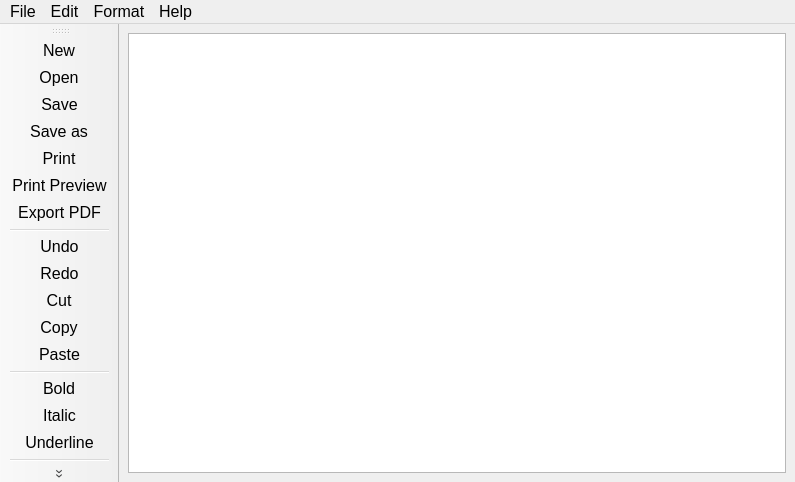
<?xml version="1.0" encoding="UTF-8"?>
<ui version="4.0">
 <class>MainWindow</class>
 <widget class="QMainWindow" name="MainWindow">
  <property name="geometry">
   <rect>
    <x>0</x>
    <y>0</y>
    <width>795</width>
    <height>482</height>
   </rect>
  </property>
  <property name="font">
   <font>
    <pointsize>12</pointsize>
   </font>
  </property>
  <property name="windowTitle">
   <string>Notepad</string>
  </property>
  <property name="windowIcon">
   <iconset resource="res.qrc">
    <normaloff>:/images/icon.jpg</normaloff>:/images/icon.jpg</iconset>
  </property>
  <widget class="QWidget" name="centralwidget">
   <layout class="QHBoxLayout" name="horizontalLayout">
    <item>
     <widget class="QTextEdit" name="textEdit"/>
    </item>
   </layout>
  </widget>
  <widget class="QMenuBar" name="menubar">
   <property name="geometry">
    <rect>
     <x>0</x>
     <y>0</y>
     <width>795</width>
     <height>32</height>
    </rect>
   </property>
   <widget class="QMenu" name="menuFile">
    <property name="font">
     <font>
      <pointsize>12</pointsize>
     </font>
    </property>
    <property name="title">
     <string>File</string>
    </property>
    <addaction name="actionNew"/>
    <addaction name="actionOpen"/>
    <addaction name="actionSave"/>
    <addaction name="actionSave_as"/>
    <addaction name="separator"/>
    <addaction name="actionPrint"/>
    <addaction name="actionPrint_Preview"/>
    <addaction name="actionExport_pdf"/>
    <addaction name="separator"/>
    <addaction name="actionExit"/>
   </widget>
   <widget class="QMenu" name="menuEdit">
    <property name="font">
     <font>
      <pointsize>12</pointsize>
     </font>
    </property>
    <property name="title">
     <string>Edit</string>
    </property>
    <addaction name="actionUndo"/>
    <addaction name="actionRedo"/>
    <addaction name="separator"/>
    <addaction name="actionCut"/>
    <addaction name="actionCopy"/>
    <addaction name="actionPaste"/>
   </widget>
   <widget class="QMenu" name="menuFormat">
    <property name="font">
     <font>
      <pointsize>12</pointsize>
     </font>
    </property>
    <property name="title">
     <string>Format</string>
    </property>
    <addaction name="actionBold"/>
    <addaction name="actionItalic"/>
    <addaction name="actionUnderline"/>
    <addaction name="separator"/>
    <addaction name="actionLeft"/>
    <addaction name="actionRight"/>
    <addaction name="actionCenter"/>
    <addaction name="actionJustify"/>
    <addaction name="separator"/>
    <addaction name="actionFont"/>
    <addaction name="actionColor"/>
   </widget>
   <widget class="QMenu" name="menuHelp">
    <property name="title">
     <string>Help</string>
    </property>
    <addaction name="actionAbout"/>
   </widget>
   <addaction name="menuFile"/>
   <addaction name="menuEdit"/>
   <addaction name="menuFormat"/>
   <addaction name="menuHelp"/>
  </widget>
  <widget class="QToolBar" name="toolBar">
   <property name="windowTitle">
    <string>toolBar</string>
   </property>
   <attribute name="toolBarArea">
    <enum>LeftToolBarArea</enum>
   </attribute>
   <attribute name="toolBarBreak">
    <bool>false</bool>
   </attribute>
   <addaction name="actionNew"/>
   <addaction name="actionOpen"/>
   <addaction name="actionSave"/>
   <addaction name="actionSave_as"/>
   <addaction name="actionPrint"/>
   <addaction name="actionPrint_Preview"/>
   <addaction name="actionExport_pdf"/>
   <addaction name="separator"/>
   <addaction name="actionUndo"/>
   <addaction name="actionRedo"/>
   <addaction name="actionCut"/>
   <addaction name="actionCopy"/>
   <addaction name="actionPaste"/>
   <addaction name="separator"/>
   <addaction name="actionBold"/>
   <addaction name="actionItalic"/>
   <addaction name="actionUnderline"/>
   <addaction name="separator"/>
   <addaction name="actionLeft"/>
   <addaction name="actionRight"/>
   <addaction name="actionCenter"/>
   <addaction name="actionJustify"/>
   <addaction name="separator"/>
   <addaction name="actionFont"/>
   <addaction name="actionColor"/>
   <addaction name="actionAbout"/>
  </widget>
  <action name="actionNew">
   <property name="icon">
    <iconset resource="res.qrc">
     <normaloff>:/images/new.png</normaloff>:/images/new.png</iconset>
   </property>
   <property name="text">
    <string>New</string>
   </property>
   <property name="font">
    <font>
     <pointsize>12</pointsize>
    </font>
   </property>
   <property name="shortcut">
    <string>Ctrl+N</string>
   </property>
  </action>
  <action name="actionOpen">
   <property name="icon">
    <iconset resource="res.qrc">
     <normaloff>:/images/open.png</normaloff>:/images/open.png</iconset>
   </property>
   <property name="text">
    <string>Open</string>
   </property>
   <property name="font">
    <font>
     <pointsize>12</pointsize>
    </font>
   </property>
   <property name="shortcut">
    <string>Ctrl+O</string>
   </property>
  </action>
  <action name="actionSave">
   <property name="icon">
    <iconset resource="res.qrc">
     <normaloff>:/images/save.png</normaloff>:/images/save.png</iconset>
   </property>
   <property name="text">
    <string>Save</string>
   </property>
   <property name="font">
    <font>
     <pointsize>12</pointsize>
    </font>
   </property>
   <property name="shortcut">
    <string>Ctrl+S</string>
   </property>
  </action>
  <action name="actionSave_as">
   <property name="icon">
    <iconset resource="res.qrc">
     <normaloff>:/images/saveas.png</normaloff>:/images/saveas.png</iconset>
   </property>
   <property name="text">
    <string>Save as</string>
   </property>
   <property name="font">
    <font>
     <pointsize>12</pointsize>
    </font>
   </property>
  </action>
  <action name="actionPrint">
   <property name="icon">
    <iconset resource="res.qrc">
     <normaloff>:/images/print.png</normaloff>:/images/print.png</iconset>
   </property>
   <property name="text">
    <string>Print</string>
   </property>
   <property name="font">
    <font>
     <pointsize>12</pointsize>
    </font>
   </property>
   <property name="shortcut">
    <string>Ctrl+P</string>
   </property>
  </action>
  <action name="actionPrint_Preview">
   <property name="icon">
    <iconset resource="res.qrc">
     <normaloff>:/images/preview.png</normaloff>:/images/preview.png</iconset>
   </property>
   <property name="text">
    <string>Print Preview</string>
   </property>
   <property name="font">
    <font>
     <pointsize>12</pointsize>
    </font>
   </property>
   <property name="shortcut">
    <string>Ctrl+Shift+P</string>
   </property>
  </action>
  <action name="actionExport_pdf">
   <property name="icon">
    <iconset resource="res.qrc">
     <normaloff>:/images/pdf.png</normaloff>:/images/pdf.png</iconset>
   </property>
   <property name="text">
    <string>Export PDF</string>
   </property>
   <property name="font">
    <font>
     <pointsize>12</pointsize>
    </font>
   </property>
   <property name="shortcut">
    <string>Ctrl+Shift+E</string>
   </property>
  </action>
  <action name="actionExit">
   <property name="icon">
    <iconset resource="res.qrc">
     <normaloff>:/images/exit.png</normaloff>:/images/exit.png</iconset>
   </property>
   <property name="text">
    <string>Exit</string>
   </property>
   <property name="font">
    <font>
     <pointsize>12</pointsize>
    </font>
   </property>
  </action>
  <action name="actionUndo">
   <property name="icon">
    <iconset resource="res.qrc">
     <normaloff>:/images/undo.png</normaloff>:/images/undo.png</iconset>
   </property>
   <property name="text">
    <string>Undo</string>
   </property>
   <property name="font">
    <font>
     <pointsize>12</pointsize>
    </font>
   </property>
   <property name="shortcut">
    <string>Ctrl+Z</string>
   </property>
  </action>
  <action name="actionRedo">
   <property name="icon">
    <iconset resource="res.qrc">
     <normaloff>:/images/redo.png</normaloff>:/images/redo.png</iconset>
   </property>
   <property name="text">
    <string>Redo</string>
   </property>
   <property name="font">
    <font>
     <pointsize>12</pointsize>
    </font>
   </property>
   <property name="shortcut">
    <string>Ctrl+Shift+Z</string>
   </property>
  </action>
  <action name="actionCut">
   <property name="icon">
    <iconset resource="res.qrc">
     <normaloff>:/images/cut.png</normaloff>:/images/cut.png</iconset>
   </property>
   <property name="text">
    <string>Cut</string>
   </property>
   <property name="font">
    <font>
     <pointsize>12</pointsize>
    </font>
   </property>
   <property name="shortcut">
    <string>Ctrl+X</string>
   </property>
  </action>
  <action name="actionCopy">
   <property name="icon">
    <iconset resource="res.qrc">
     <normaloff>:/images/copy.png</normaloff>:/images/copy.png</iconset>
   </property>
   <property name="text">
    <string>Copy</string>
   </property>
   <property name="font">
    <font>
     <pointsize>12</pointsize>
    </font>
   </property>
   <property name="shortcut">
    <string>Ctrl+C</string>
   </property>
  </action>
  <action name="actionPaste">
   <property name="icon">
    <iconset resource="res.qrc">
     <normaloff>:/images/paste.png</normaloff>:/images/paste.png</iconset>
   </property>
   <property name="text">
    <string>Paste</string>
   </property>
   <property name="font">
    <font>
     <pointsize>12</pointsize>
    </font>
   </property>
   <property name="shortcut">
    <string>Ctrl+V</string>
   </property>
  </action>
  <action name="actionBold">
   <property name="icon">
    <iconset resource="res.qrc">
     <normaloff>:/images/bold.png</normaloff>:/images/bold.png</iconset>
   </property>
   <property name="text">
    <string>Bold</string>
   </property>
   <property name="font">
    <font>
     <pointsize>12</pointsize>
    </font>
   </property>
   <property name="shortcut">
    <string>Ctrl+B</string>
   </property>
  </action>
  <action name="actionItalic">
   <property name="icon">
    <iconset resource="res.qrc">
     <normaloff>:/images/italic.jpg</normaloff>:/images/italic.jpg</iconset>
   </property>
   <property name="text">
    <string>Italic</string>
   </property>
   <property name="font">
    <font>
     <pointsize>12</pointsize>
    </font>
   </property>
   <property name="shortcut">
    <string>Ctrl+I</string>
   </property>
  </action>
  <action name="actionUnderline">
   <property name="icon">
    <iconset resource="res.qrc">
     <normaloff>:/images/underline.png</normaloff>:/images/underline.png</iconset>
   </property>
   <property name="text">
    <string>Underline</string>
   </property>
   <property name="font">
    <font>
     <pointsize>12</pointsize>
    </font>
   </property>
  </action>
  <action name="actionLeft">
   <property name="icon">
    <iconset resource="res.qrc">
     <normaloff>:/images/left.png</normaloff>:/images/left.png</iconset>
   </property>
   <property name="text">
    <string>Left</string>
   </property>
   <property name="font">
    <font>
     <pointsize>12</pointsize>
    </font>
   </property>
   <property name="shortcut">
    <string>Ctrl+L</string>
   </property>
  </action>
  <action name="actionRight">
   <property name="icon">
    <iconset resource="res.qrc">
     <normaloff>:/images/right.png</normaloff>:/images/right.png</iconset>
   </property>
   <property name="text">
    <string>Right</string>
   </property>
   <property name="font">
    <font>
     <pointsize>12</pointsize>
    </font>
   </property>
   <property name="shortcut">
    <string>Ctrl+R</string>
   </property>
  </action>
  <action name="actionCenter">
   <property name="icon">
    <iconset resource="res.qrc">
     <normaloff>:/images/center.png</normaloff>:/images/center.png</iconset>
   </property>
   <property name="text">
    <string>Center</string>
   </property>
   <property name="font">
    <font>
     <pointsize>12</pointsize>
    </font>
   </property>
  </action>
  <action name="actionJustify">
   <property name="icon">
    <iconset resource="res.qrc">
     <normaloff>:/images/justify.png</normaloff>:/images/justify.png</iconset>
   </property>
   <property name="text">
    <string>Justify</string>
   </property>
   <property name="font">
    <font>
     <pointsize>12</pointsize>
    </font>
   </property>
  </action>
  <action name="actionFont">
   <property name="icon">
    <iconset resource="res.qrc">
     <normaloff>:/images/font.png</normaloff>:/images/font.png</iconset>
   </property>
   <property name="text">
    <string>Font</string>
   </property>
   <property name="font">
    <font>
     <pointsize>12</pointsize>
    </font>
   </property>
  </action>
  <action name="actionColor">
   <property name="icon">
    <iconset resource="res.qrc">
     <normaloff>:/images/color.png</normaloff>:/images/color.png</iconset>
   </property>
   <property name="text">
    <string>Color</string>
   </property>
   <property name="font">
    <font>
     <pointsize>12</pointsize>
    </font>
   </property>
  </action>
  <action name="actionAbout">
   <property name="icon">
    <iconset resource="res.qrc">
     <normaloff>:/images/question.png</normaloff>:/images/question.png</iconset>
   </property>
   <property name="text">
    <string>About</string>
   </property>
   <property name="font">
    <font>
     <pointsize>12</pointsize>
    </font>
   </property>
  </action>
 </widget>
 <resources>
  <include location="res.qrc"/>
 </resources>
 <connections/>
</ui>
